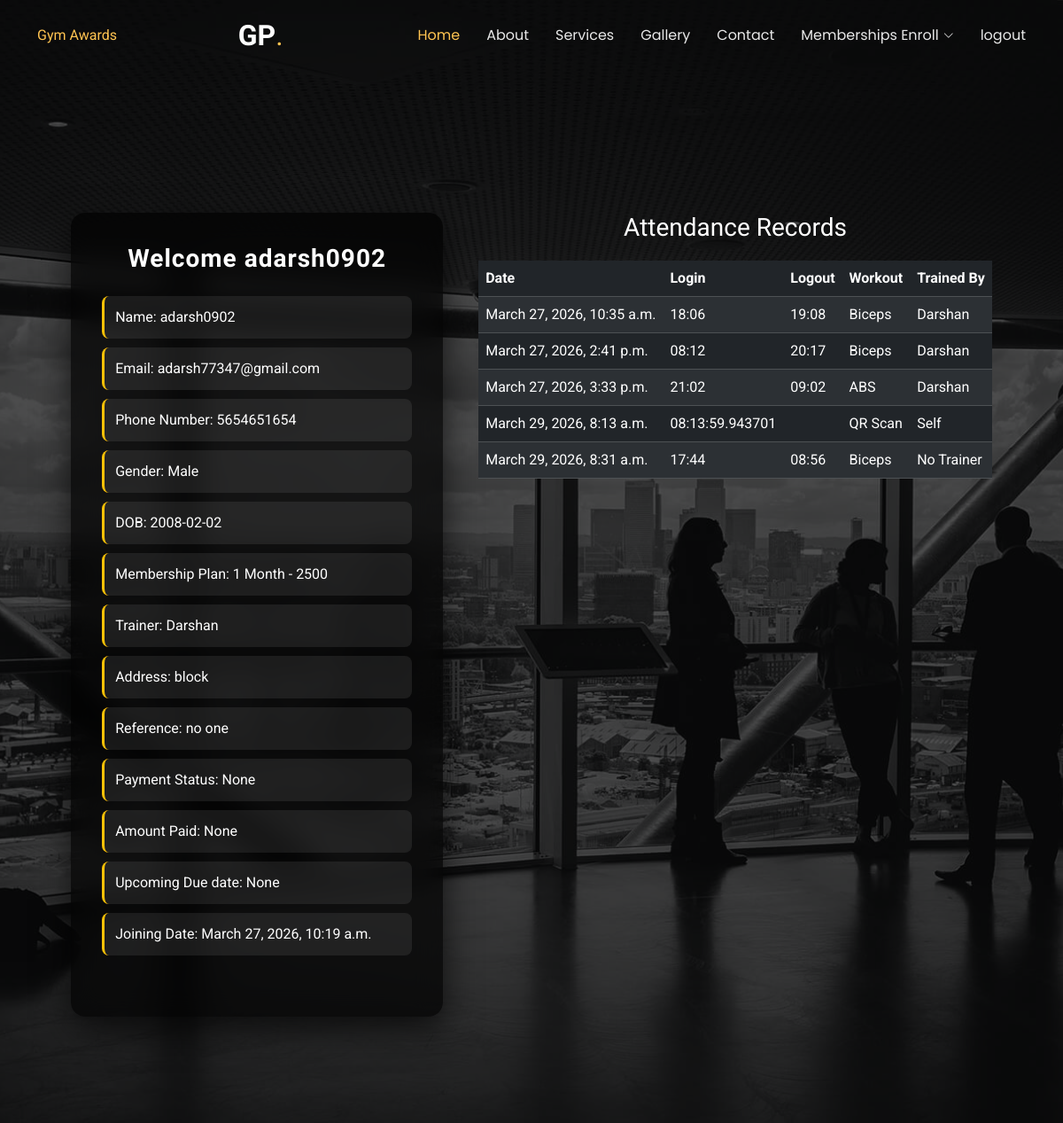
The app's page /profile (signed in) with its own data.
### authapp/models.py (models this page shows, shortened)
class Enrollement(models.Model):
    FullName=models.CharField(max_length=25)
    Email=models.EmailField()
    Gender=models.CharField(max_length=25)
    PhoneNumber=models.CharField(max_length=12)
    Dob=models.CharField(max_length=50)
    SelectMembershipplan=models.CharField(max_length=200)
    SelectTrainer=models.CharField(max_length=55)
    Reference=models.CharField(max_length=55)
    Address=models.TextField()
    paymentstatus=models.CharField(max_length=55,blank=True,null=True)
    Price=models.IntegerField(blank=True,null=True)
    DueDate=models.DateTimeField(blank=True,null=True)
    timeStamp=models.DateTimeField(auto_now_add=True,blank=True)
    def __str__(self):
        return self.FullName

class Attendance(models.Model):
    Selectdate=models.DateTimeField(auto_now_add=True)
    PhoneNumber=models.CharField(max_length=15)
    Login=models.CharField(max_length=200)
    Logout=models.CharField(max_length=200)
    SelectWorkout=models.CharField(max_length=200)
    TrainedBy=models.CharField(max_length=200)

### authapp/views.py (the view)
# urls.py: path('profile',views.profile, name='profile'),
def profile(request):
    if not request.user.is_authenticated:
        messages.warning(request,"Please login and Try again")
        return redirect('/handlelogin')
    user_name=request.user.username
    posts=Enrollement.objects.filter(FullName=user_name)
    attendance=Attendance.objects.filter(PhoneNumber__in=posts.values_list('PhoneNumber', flat=True))
    context={"posts":posts,"attendance":attendance}
    print(posts)
    return render(request, "profile.html",context)

### templates/profile.html (shortened to what this page needs)
{% extends "base.html" %}
{% block hero %}
<div class="main-container">
<div class="profile-box">
<h3 style="
text-align:center;
color:white;
margin-bottom:25px;
font-weight:700;
letter-spacing:1px;
">
Welcome {{ user.username }}
</h3>
{% for p in posts %}
<ul style="list-style:none; padding:0; margin:0;">
  <li class="profile-li">
    Name: {{ p.FullName }}
  </li>
  <li class="profile-li">
    Email: {{ p.Email }}
  </li>
  <li class="profile-li">
    Phone Number: {{ p.PhoneNumber }}
  </li>
  <li class="profile-li">
    Gender: {{ p.Gender }}
  </li>
  <li class="profile-li">
    DOB: {{ p.Dob }}
  </li>
  <li class="profile-li">
    Membership Plan: {{ p.SelectMembershipplan }}
  </li>
  <li class="profile-li">
    Trainer: {{ p.SelectTrainer }}
  </li>
  <li class="profile-li">
    Address: {{ p.Address }}
  </li>
  <li class="profile-li">
    Reference: {{ p.Reference }}
  </li>
  <li class="profile-li">
    Payment Status: {{ p.paymentstatus }}
  </li>
  <li class="profile-li">
    Amount Paid: {{ p.Price }}
  </li>
  <li class="profile-li">
    Upcoming Due date: {{ p.DueDate }}
  </li>
  <li class="profile-li">
    Joining Date: {{ p.timeStamp }}
  </li>
</ul>
<br>
{% empty %}
<p style="color:white; text-align:center;">
    No Enrollment Found
</p>
{% endfor %}
</div>
<div class="attendance-box">
<h3 style="color:white; margin-bottom:20px; text-align:center">
Attendance Records
</h3>
<div style="overflow-x:auto;">
<table class="table table-dark table-striped table-hover" style="min-width:500px;">
<thead>
<tr>
    <th>Date</th>
    <th>Login</th>
    <th>Logout</th>
    <th>Workout</th>
    <th>Trained By</th>
</tr>
</thead>
<tbody>
{% for attend in attendance %}
<tr>
    <td>{{ attend.Selectdate }}</td>
    <td>{{ attend.Login }}</td>
    <td>{{ attend.Logout }}</td>
    <td>{{ attend.SelectWorkout }}</td>
    <td>{{ attend.TrainedBy }}</td>
</tr>
{% empty %}
<tr>
    <td colspan="5" style="text-align:center;">
        No attendance found
    </td>
</tr>
{% endfor %}
</tbody>
</table>
</div>
</div>
</div>
{% endblock hero %}

### templates/base.html (shortened to what this page needs)
{% load static %}
<!DOCTYPE html>
<html lang="en">
<head>
  <link href="static/assets/vendor/bootstrap/css/bootstrap.min.css" rel="stylesheet">
  <link href="static/assets/vendor/bootstrap-icons/bootstrap-icons.css" rel="stylesheet">
  <link href="static/assets/vendor/aos/aos.css" rel="stylesheet">
  <link href="static/assets/vendor/swiper/swiper-bundle.min.css" rel="stylesheet">
  <link href="static/assets/vendor/glightbox/css/glightbox.min.css" rel="stylesheet">
  <link href="static/assets/css/main.css" rel="stylesheet">
</head>
<body class="index-page">
  <header id="header" class="header d-flex align-items-center fixed-top">
    <div class="container-fluid container-xl position-relative d-flex align-items-center justify-content-between">
      <a href="index.html" class="logo d-flex align-items-center me-auto me-lg-0">
        <h1 class="sitename">GP</h1>
        <span>.</span>
      </a>
      <nav id="navmenu" class="navmenu">
        <ul>
          <li><a href="/" class="active">Home<br></a></li>
          <li><a href="/#about">About</a></li>
          <li><a href="/#services">Services</a></li>
          <li><a href="/gallery">Gallery</a></li>
          <li><a href="/contact">Contact</a></li>
          <li class="dropdown"><a href="#"><span>Memberships Enroll</span> <i class="bi bi-chevron-down toggle-dropdown"></i></a>
          </li>
          <li><a href="/logout">logout</a></li>
        </ul>
      </nav>
      <a class="/achivements" href="index.html#about">Gym Awards</a>
    </div>
  </header>
<section id="hero" class="hero section dark-background">
  <img src="{% static 'assets/img/hero-bg.jpg' %}" alt="" data-aos="fade-in">
  {% block hero %}
  {% endblock hero %}
</section>
</body>
</html>

### static/assets/css/main.css (style rules this page uses)
:root { --default-font: "Roboto", system-ui, -apple-system, "Segoe UI", Roboto, "Helvetica Neue", Arial, "Noto Sans", "Liberation Sans", sans-serif, "Apple Color Emoji", "Segoe UI Emoji", "Segoe UI Symbol", "Noto Color Emoji"; --heading-font: "Raleway", sans-serif; --nav-font: "Poppins", sans-serif; }
:root { --background-color: #ffffff; --default-color: #444444; --heading-color: #151515; --accent-color: #ffc451; --surface-color: #ffffff; --contrast-color: #312f2f; }
:root { --nav-color: rgba(255, 255, 255, 0.905); --nav-hover-color: #ffc451; --nav-mobile-background-color: #ffffff; --nav-dropdown-background-color: #ffffff; --nav-dropdown-color: #212529; --nav-dropdown-hover-color: #ffc451; }
.dark-background { --background-color: #060606; --default-color: #ffffff; --heading-color: #ffffff; --surface-color: #252525; --contrast-color: #2a2727; }
:root { scroll-behavior: smooth; }
body { color: var(--default-color); background-color: var(--background-color); font-family: var(--default-font); }
a { color: var(--accent-color); text-decoration: none; transition: 0.3s; }
h1, h2, h3, h4, h5, h6 { color: var(--heading-color); font-family: var(--heading-font); }
.header { --background-color: rgba(0, 0, 0, 0.8); --heading-color: #ffffff; --contrast-color: #ffffff; color: var(--default-color); background-color: var(--background-color); padding: 10px 0; transition: all 0.5s; z-index: 997; }
.header .logo { line-height: 1; }
.header .logo h1 { font-size: 32px; margin: 0; font-weight: 700; color: var(--heading-color); }
.header .logo span { color: var(--accent-color); font-size: 32px; }
@media (max-width: 1200px) { .header .logo { order: 1; } }
@media (max-width: 1200px) { .header .navmenu { order: 3; } }
.index-page .header { --background-color: rgba(0, 0, 0, 0); }
@media (min-width: 1200px) { .navmenu { padding: 0; } }
@media (min-width: 1200px) { .navmenu ul { margin: 0; padding: 0; display: flex; list-style: none; align-items: center; } }
@media (min-width: 1200px) { .navmenu li { position: relative; } }
@media (min-width: 1200px) { .navmenu a, .navmenu a:focus { color: var(--nav-color); padding: 18px 15px; font-size: 16px; font-family: var(--nav-font); font-weight: 400; display: flex; align-items: center; justify-content: space-between; white-space: nowrap; transition: 0.3s; } }
@media (min-width: 1200px) { .navmenu a i, .navmenu a:focus i { font-size: 12px; line-height: 0; margin-left: 5px; transition: 0.3s; } }
@media (min-width: 1200px) { .navmenu li:last-child a { padding-right: 0; } }
@media (min-width: 1200px) { .navmenu li:hover>a, .navmenu .active, .navmenu .active:focus { color: var(--nav-hover-color); } }
section, .section { color: var(--default-color); background-color: var(--background-color); padding: 60px 0; scroll-margin-top: 80px; overflow: clip; }
.hero { width: 100%; min-height: 100vh; position: relative; padding: 120px 0 80px 0; display: flex; align-items: center; justify-content: center; }
.hero img { position: absolute; inset: 0; display: block; width: 100%; height: 100%; object-fit: cover; z-index: 1; }
.hero:before { content: ""; background: color-mix(in srgb, var(--background-color), transparent 30%); position: absolute; inset: 0; z-index: 2; }

### templates/profile.html (style rules this page uses)
.main-container { display:flex; justify-content:space-between; align-items:flex-start; gap:40px; padding:120px 40px 40px 40px; flex-wrap:wrap; min-height:100vh; }
.profile-box { width:420px; padding:35px; background:rgba(0, 0, 0, 0.7); border-radius:16px; backdrop-filter: blur(15px); box-shadow:0 15px 40px rgba(0,0,0,0.7); color:white; z-index:2; }
.attendance-box { flex:1; min-width:350px; overflow-x:auto; z-index:2; }
.profile-li { padding:12px; margin-bottom:10px; background:rgba(255,255,255,0.08); border-radius:8px; color:white; border-left:3px solid #ffc107; transition:0.2s; }

### records on screen
Enrollement: FullName "adarsh0902", Email "adarsh77347@gmail.com", PhoneNumber "5654651654", Gender "Male", Dob "2008-02-02", SelectMembershipplan "1 Month - 2500", SelectTrainer "Darshan", Address "block", Reference "no one", paymentstatus "None", Price "None", DueDate "None", timeStamp "March 27, 2026, 10:19 a.m."
Attendance: Selectdate "March 27, 2026, 10:35 a.m.", Login "18:06", Logout "19:08", SelectWorkout "Biceps", TrainedBy "Darshan"
Attendance: Selectdate "March 27, 2026, 2:41 p.m.", Login "08:12", Logout "20:17", SelectWorkout "Biceps", TrainedBy "Darshan"
Attendance: Selectdate "March 27, 2026, 3:33 p.m.", Login "21:02", Logout "09:02", SelectWorkout "ABS", TrainedBy "Darshan"
Attendance: Selectdate "March 29, 2026, 8:13 a.m.", Login "08:13:59.943701", SelectWorkout "QR Scan", TrainedBy "Self"
Attendance: Selectdate "March 29, 2026, 8:31 a.m.", Login "17:44", Logout "08:56", SelectWorkout "Biceps", TrainedBy "No Trainer"

### other values on screen
{{ user.username }} "adarsh0902"
